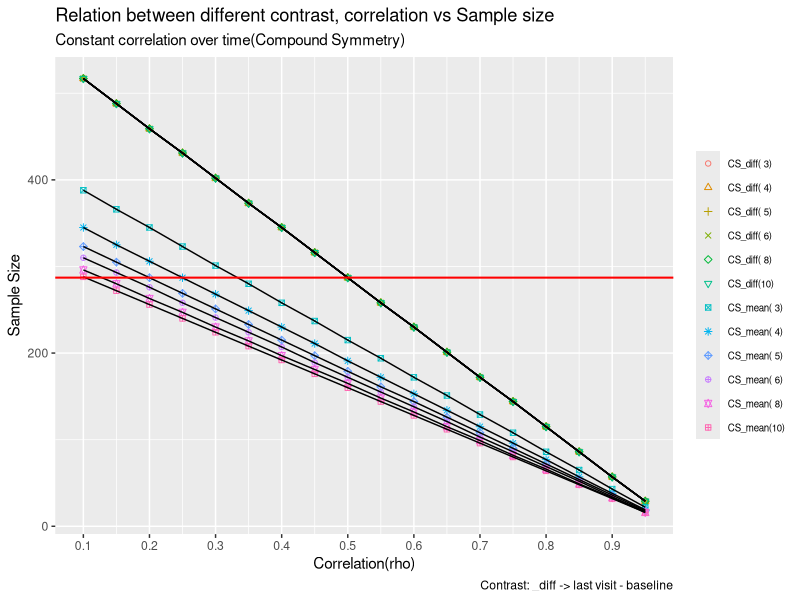
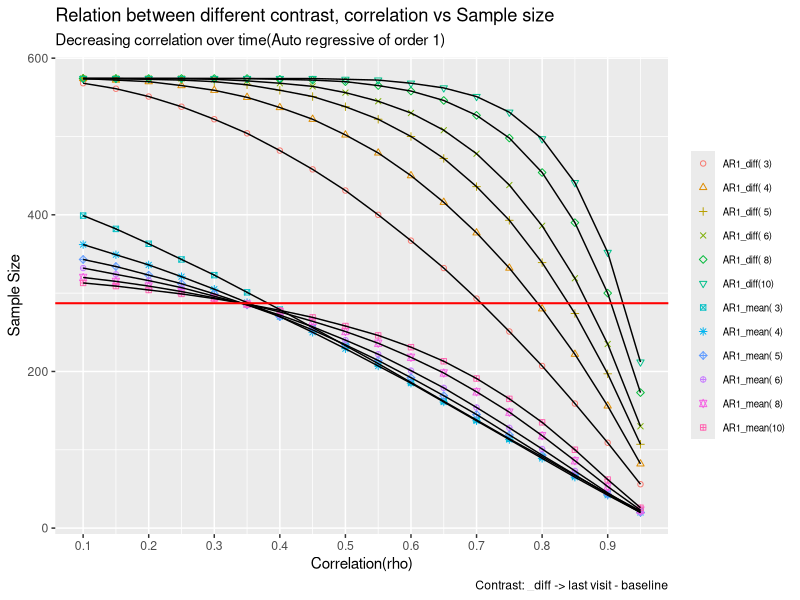

Generate these figures, in order, with R:
## Program for generating sample size for single time-point post-baseline vs
## Multiple time post-baseline

library(ggplot2)

## Creating variance-covariance matrix for
## 1) compound symmetry and
## 2) Auto-regressive of order 1 AR(1)
## sample call for 3x3(default) variance-covariance matrix
## for type CS with variance=1 and correlation=0.5 - vcov_mat()
## sample call for 5x5 variance-covariance matrix
## for type AR1 - vcov_mat(varvec=c(25,25,25,25,25), rho=0.5, type="AR1")

vcov_mat <- function(varvec = c(1, 1, 1), rho = 0.5, type = "CS") {
  var_cov <- matrix(nrow = length(varvec), ncol = length(varvec), byrow = TRUE)
  for (i in 1:length(varvec)) {
    for (j in 1:length(varvec)) {
      var_cov[i, j] <- if (i == j) {
        varvec[i]
      } else {
        if (type == "CS") {
          rho * sqrt(varvec[i] * varvec[j])
        } else {
          (rho**(i + j - 2)) * sqrt(varvec[i] * varvec[j])
        }
      }
    }
  }
  return(var_cov)
}


## Single post-baseline time-point case
power <- 0.85
alpha <- 0.05
## effect size = (mu1 - mu2)/sigma
effect_size <- (0.9) / sqrt(12.95)
npergrp <- (2 * ((qnorm(1 - (alpha / 2)) + qnorm(power))**2)) / (effect_size)**2
npergrp

## Multiple post-baseline time-point case
rm_sample <- function(alpha = 0.025,
                      power = 0.85,
                      meandiff = c(0, 0.393, 0.785, 1.2, 1.57),
                      contrast = c(-1, 0, 0, 0, 1),
                      var = vcov_mat(
                        varvec = c(26.52, 26.52, 26.52, 26.52, 26.52),
                        rho = 0.5,
                        type = "AR1"
                      ))
{
  {
    contdiff <- t(contrast) %*% meandiff
    contvar <- t(contrast) %*% var %*% contrast
    npergrp_rm <- (2 * ((qnorm(1 - alpha) +
      qnorm(power))**2) * contvar) / (contdiff**2)
  }
  return(round(npergrp_rm))
}

sample_size <- function(rho = seq(0, 1, by = 0.05),
                        alpha = 0.025, # 2 tailed  5% type I error
                        power = 0.85, # 85% power
                        meandiff = c(0, 0.5, 0.9, 0.9),
                        contrast = c(-1, 0, 0, 1),
                        var_mean = c(1, 9.43, 7.08, 12.95),
                        type = "AR1") {
  rm_dat <- matrix(nrow = 1, ncol = 2, byrow = TRUE)

  for (i in rho) {
    rm <- rm_sample(
      alpha = alpha,
      power = power,
      meandiff = meandiff,
      contrast = contrast,
      var = vcov_mat(varvec = var_mean, rho = i, type = type)
    )
    rm_dat <- rbind(rm_dat, c(i, rm))
  }
  return(rm_dat)
}

meandiff3 <- c(0, 0.9, 0.9)
meandiff4 <- c(0, 0.85, 0.95, 0.9)
meandiff5 <- c(0, 0.85, 0.98, 0.87, 0.9)
meandiff6 <- c(0, 0.83, 0.97, 0.88, 0.92, 0.9)
meandiff8 <- c(0, 0.82, 0.95, 0.87, 0.92, 0.89, 0.94, 0.9)
meandiff10 <- c(0, 0.82, 0.93, 0.92, 0.87, 0.92, 0.89, 0.93, 0.91, 0.9)
var_3 <- c(replicate(3, 12.95))
var_4 <- c(replicate(4, 12.95))
var_5 <- c(replicate(5, 12.95))
var_6 <- c(replicate(6, 12.95))
var_8 <- c(replicate(8, 12.95))
var_10 <- c(replicate(10, 12.95))

run4cas <- function(ntime = 3,
                    meanvector = meandiff3,
                    varcovar = VAR3) {
  sample1 <- data.frame(sample_size(
    rho = seq(0.1, 0.95, by = 0.05),
    meandiff = meanvector,
    contrast = c(-1, replicate(ntime - 2, 0), 1),
    var_mean = varcovar,
    type = "AR1"
  ))

  sample2 <- data.frame(sample_size(
    rho = seq(0.1, 0.95, by = 0.05),
    meandiff = meanvector,
    contrast = c(-1, replicate(ntime - 1, (1 / (ntime - 1)))),
    var_mean = varcovar,
    type = "AR1"
  ))

  sample3 <- data.frame(sample_size(
    rho = seq(0.1, 0.95, by = 0.05),
    meandiff = meanvector,
    contrast = c(-1, replicate(ntime - 2, 0), 1),
    var_mean = varcovar,
    type = "CS"
  ))

  sample4 <- data.frame(sample_size(
    rho = seq(0.1, 0.95, by = 0.05),
    meandiff = meanvector,
    contrast = c(-1, replicate(ntime - 1, (1 / (ntime - 1)))),
    var_mean = varcovar,
    type = "CS"
  ))
  return(list(sample1, sample2, sample3, sample4))
}

# 3 time points
dataout3 <- run4cas(
  ntime = 3,
  meanvector = meandiff3,
  varcovar = var_3
)
# 4 time points
dataout4 <- run4cas(
  ntime = 4,
  meanvector = meandiff4,
  varcovar = var_4
)
# 5 time points
dataout5 <- run4cas(
  ntime = 5,
  meanvector = meandiff5,
  varcovar = var_5
)
# 6 time points
dataout6 <- run4cas(
  ntime = 6,
  meanvector = meandiff6,
  varcovar = var_6
)
# 8 time points
dataout8 <- run4cas(
  ntime = 8,
  meanvector = meandiff8,
  varcovar = var_8
)
# 10 time points
dataout10 <- run4cas(
  ntime = 10,
  meanvector = meandiff10,
  varcovar = var_10
)

## combining all the AR(1) outputs into a single data frame
combined <- rbind(
  cbind(data.frame(dataout3[1]), type = "AR1_diff( 3)"),
  cbind(data.frame(dataout4[1]), type = "AR1_diff( 4)"),
  cbind(data.frame(dataout5[1]), type = "AR1_diff( 5)"),
  cbind(data.frame(dataout6[1]), type = "AR1_diff( 6)"),
  cbind(data.frame(dataout8[1]), type = "AR1_diff( 8)"),
  cbind(data.frame(dataout10[1]), type = "AR1_diff(10)"),
  cbind(data.frame(dataout3[2]), type = "AR1_mean( 3)"),
  cbind(data.frame(dataout4[2]), type = "AR1_mean( 4)"),
  cbind(data.frame(dataout5[2]), type = "AR1_mean( 5)"),
  cbind(data.frame(dataout6[2]), type = "AR1_mean( 6)"),
  cbind(data.frame(dataout8[2]), type = "AR1_mean( 8)"),
  cbind(data.frame(dataout10[2]), type = "AR1_mean(10)")
)

## combining all the CS outputs into a single data frame
combined1 <- rbind(
  cbind(data.frame(dataout3[3]), type = "CS_diff( 3)"),
  cbind(data.frame(dataout4[3]), type = "CS_diff( 4)"),
  cbind(data.frame(dataout5[3]), type = "CS_diff( 5)"),
  cbind(data.frame(dataout6[3]), type = "CS_diff( 6)"),
  cbind(data.frame(dataout8[3]), type = "CS_diff( 8)"),
  cbind(data.frame(dataout10[3]), type = "CS_diff(10)"),
  cbind(data.frame(dataout3[4]), type = "CS_mean( 3)"),
  cbind(data.frame(dataout4[4]), type = "CS_mean( 4)"),
  cbind(data.frame(dataout5[4]), type = "CS_mean( 5)"),
  cbind(data.frame(dataout6[4]), type = "CS_mean( 6)"),
  cbind(data.frame(dataout8[4]), type = "CS_mean( 8)"),
  cbind(data.frame(dataout10[4]), type = "CS_mean(10)")
)

# plotting the data for CS related outputs
ggplot(data = na.omit(combined1[1:3]), aes(x = X1, y = X2, group = type)) +
  scale_shape_manual(values = 1:12) +
  geom_point(aes(color = factor(type), shape = factor(type))) +
  geom_line() +
  scale_x_continuous(breaks = seq(0, 1, by = 0.1)) +
  scale_y_continuous(breaks = seq(0, 1600, by = 200)) +
  labs(
    x = "Correlation(rho)",
    y = "Sample Size",
    title = "Relation between different contrast, correlation vs Sample size",
    subtitle = "Constant correlation over time(Compound Symmetry)",
    caption = c(
      "Contrast: _diff -> last visit - baseline",
      "          _mean -> average effect of all post baseline visits",
      "red line represent the sample with univariate case"
    )
  ) +
  geom_hline(
    yintercept = npergrp,
    linetype = "solid",
    color = "red",
    size = 0.7
  ) +
  theme(
    legend.title = element_blank(),
    legend.text = element_text(size = 7),
    strip.text.x = element_blank()
  )

# plotting the data for AR(1) related outputs
ggplot(data = na.omit(combined[1:3]), aes(x = X1, y = X2, group = type)) +
  scale_shape_manual(values = 1:12) +
  geom_point(aes(color = factor(type), shape = factor(type))) +
  geom_line() +
  scale_x_continuous(breaks = seq(0, 1, by = 0.1)) +
  scale_y_continuous(breaks = seq(0, 1200, by = 200)) +
  labs(
    x = "Correlation(rho)",
    y = "Sample Size",
    title = "Relation between different contrast, correlation vs Sample size",
    subtitle = "Decreasing correlation over time(Auto regressive of order 1)",
    caption = c(
      "Contrast: _diff -> last visit - baseline",
      "          _mean -> average effect of all post baseline visits",
      "red line represent the sample with univariate case"
    )
  ) +
  geom_hline(
    yintercept = npergrp,
    linetype = "solid",
    color = "red",
    size = 0.7
  ) +
  theme(
    legend.title = element_blank(),
    legend.text = element_text(size = 7),
    strip.text.x = element_blank()
  )
